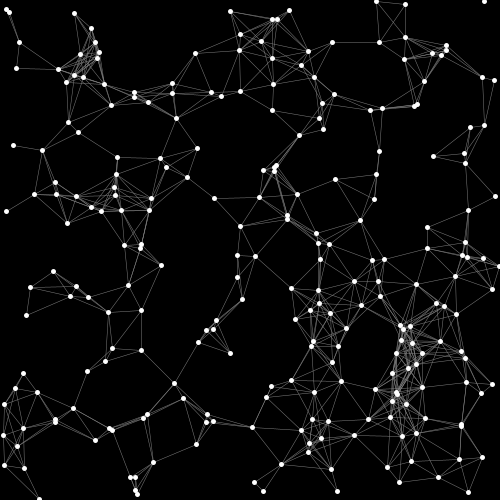
Frame 1 (no input)
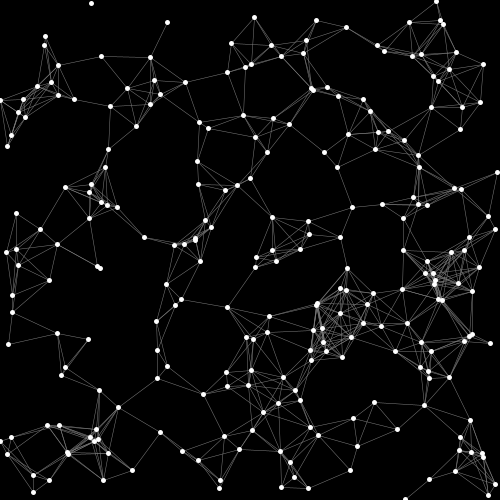
Frame 60 (the mouse pressed at the canvas centre just before this capture)
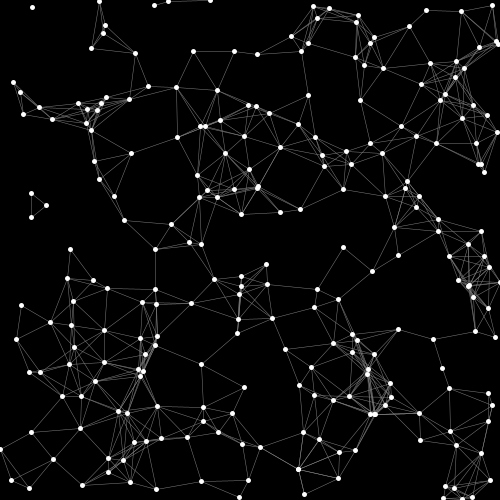
Frame 120 (the mouse held since frame 60 and released just before this capture)

The Processing sketch that drew these frames (run headless with seeded random() and noise(); from frame 60 on, the mouse is pressed at the canvas centre):

// Processing sketch: networkGraphs4
// ── networkGraphs4.pde
// Expands on previous example by introducing classes
// Instead of having a bunch of arrays that hold the features of  a "Node",
// We define a class describes a group of objects.
// In this case, our class Node dscribes a group of Node objects.

// draw lots of nodes
int qtyNodes = 250;
// draw lines if shorter than
float maxDist = 50;

// declare an array of Node objects
Node[] nodes;

void setup() {

  size(500, 500);
  frameRate(30);

  // initialize the array of Node objects
  nodes = new Node[qtyNodes];

  // create instances of Node objects
  for (int i = 0; i < qtyNodes; i++) {
    nodes[i]= new Node();
  }

  background(0);
}

void draw() {

  background(0);

  //draw all the lines first
  for (int i = 0; i < qtyNodes; i++) {
    for (int j = i+1; j < qtyNodes; j++) {
      // but only if the nodes are close enough
      if ( nodes[i].distance(nodes[j]) < maxDist) {
        nodes[i].drawLine(nodes[j]);
      }
    }
  }

  for (int i = 0; i < qtyNodes; i++) {
    nodes[i].render();
    nodes[i].update();
  }
}

// ── Node.pde
// a class defines and object with its own fields and methods
// fields are variables that belong to the object
// methods are functions that belong to the object
// the scope of the fields and methods is confined to the instance of that object
// objects are instantiated similar to declaring a variable

// in our Node class, we define an object that has all the fields we were previously using arrays to hold 
class Node {
  // fields
  float x; // location
  float y;
  float sX; // speed
  float sY;
  color fC; // fill color
  color sC; // stroke color

  // constructors

  // when you create an instance of an object, you call Class Object = new Class()
  // the arguments supplied to Class() must have a matching constructor
  // the constructor below is for creating a Node object without arguments

  Node() {
    x = random(width);
    y = random(height);
    sX = random(-2.5, 2.5);
    sY = random(-2.5, 2.5);
    fC = color(random(256), random(256), random(256));
    sC = color(255);
  }

  // methods

  void update() {
    x+=sX;
    y+=sY;
    bounce();
  }
  
  void bounce(){
  // effectively detects collision with canvas edge
    // reverses the direction and speed
    if (x < 0 && sX < 0) {
      sX*=-1;
      x=0;
    } else if (x > width && sX > 0) {
      sX*=-1;
      x=width;
    }

    if (y < 0  && sY < 0) {
      sY*=-1;
      y=0;
    } else if (y > height  && sY > 0) {
      sY*=-1;
      y=height;
    }
  }

  // draw the Node
  void render() {
    stroke(sC);
    strokeWeight(5);
    point(x, y);
  }
  
  // draw the lines
  void drawLine(Node _n) {
    stroke(127);
    strokeWeight(0.5);
    // created a distance() function to return the distance between two points
    // this function now accepts Node objects as arguments
    // note that accessing fields is done using . as in Object.field
    line(x, y, _n.x, _n.y);
  }

  float distance(Node _n) {
    // distance calculated as the hypotenuse formed 
    return pow( pow( _n.x - x, 2) + pow( _n.y - y, 2), 0.5);
  }
}
